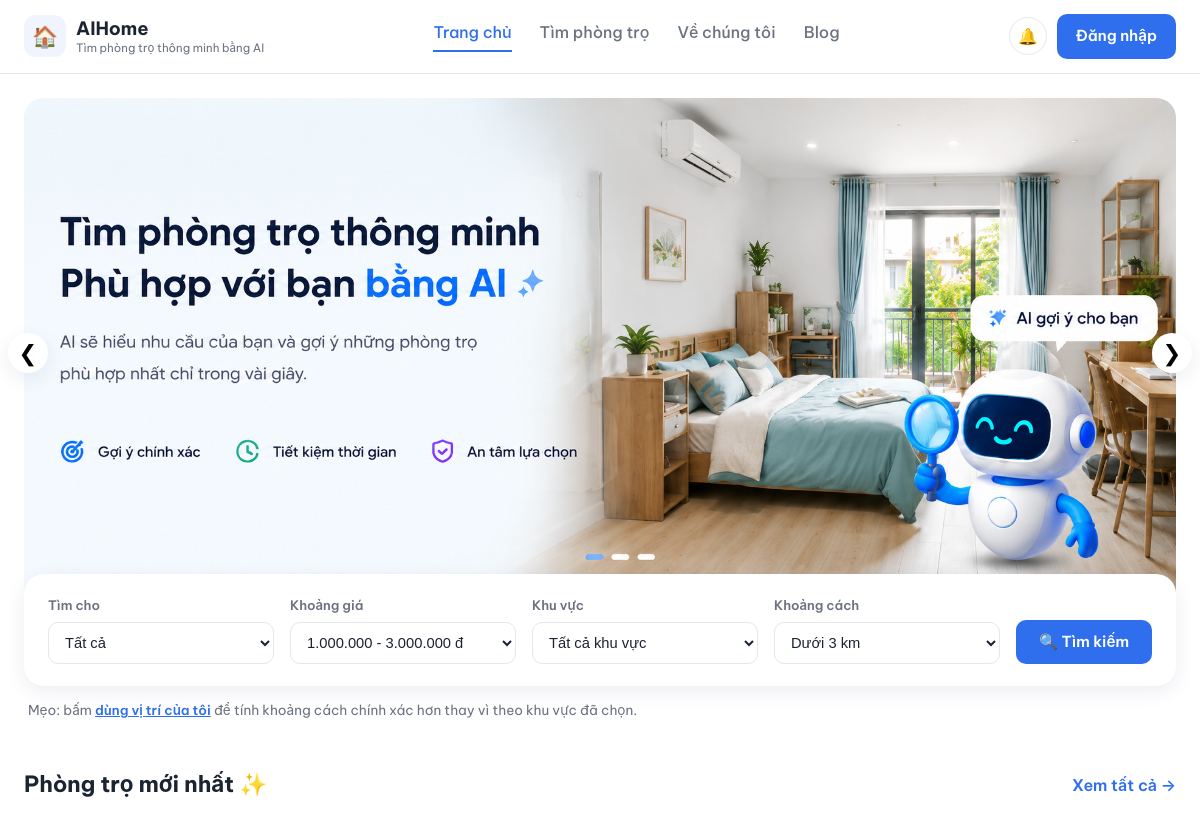
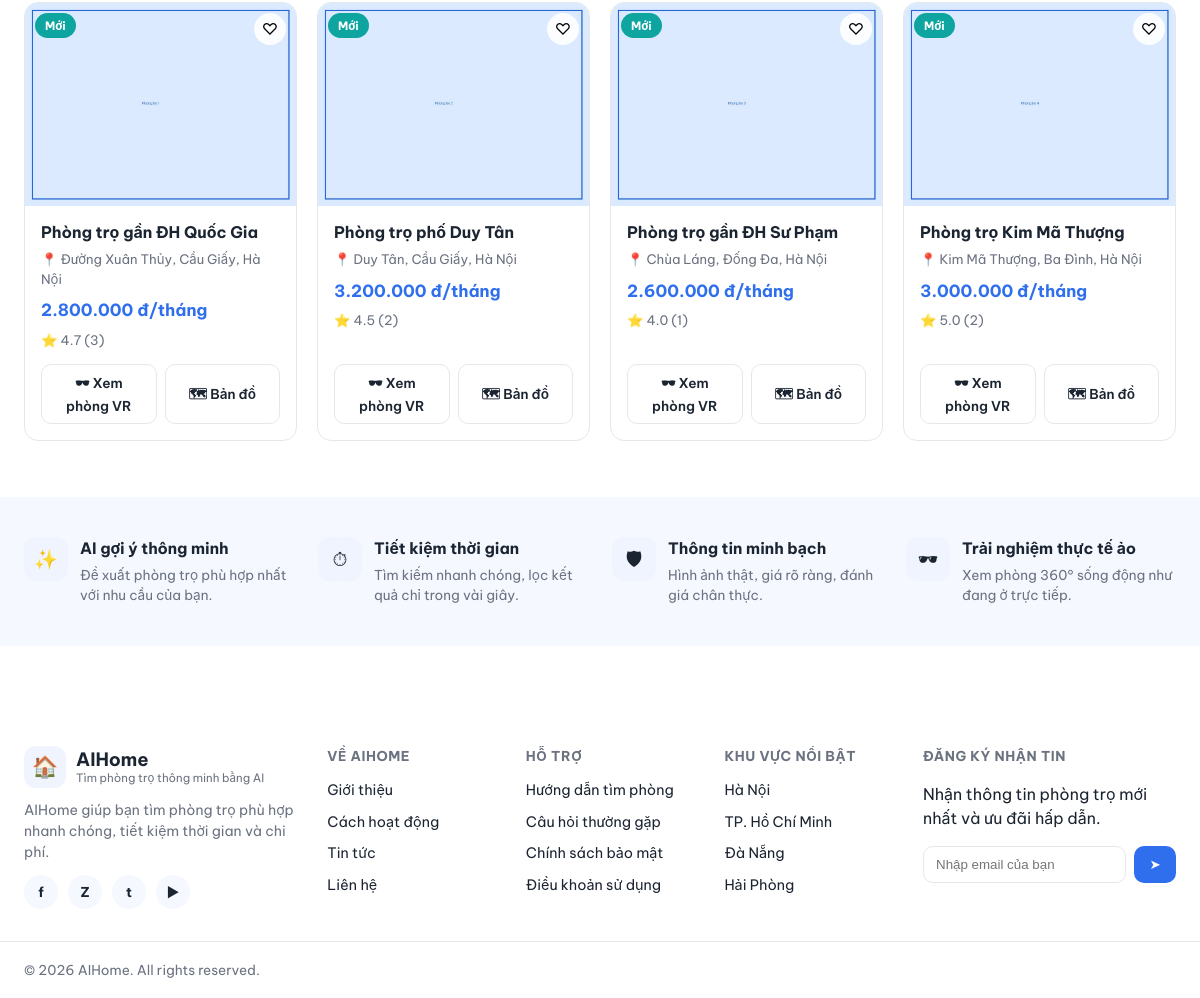
The page / on the database its author committed (2 pictures, top to bottom).
### tables this page shows
CREATE TABLE phong_tro (
    id               INT PRIMARY KEY AUTO_INCREMENT,
    ten_phong        VARCHAR(255) NOT NULL,
    so               VARCHAR(20),
    gia              DECIMAL(12,0) NOT NULL,
    id_toa_do        INT NOT NULL,
    dien_tich        DECIMAL(6,2),
    tien_coc         DECIMAL(12,0),
    so_nguoi_toi_da  INT,
    trang_thai       ENUM('con_trong','da_thue') NOT NULL DEFAULT 'con_trong',
    id_doi_tuong     INT,
    gioi_tinh        ENUM('nam','nu','tat_ca') NOT NULL DEFAULT 'tat_ca',
    mo_ta            TEXT,
    id_tai_khoan     INT,
    created_at       DATETIME NOT NULL DEFAULT CURRENT_TIMESTAMP,  
    FOREIGN KEY (id_toa_do)    REFERENCES toa_do(id),
    FOREIGN KEY (id_doi_tuong) REFERENCES doi_tuong(id),
    FOREIGN KEY (id_tai_khoan) REFERENCES tai_khoan(id)
);

CREATE TABLE toa_do (
    id            INT PRIMARY KEY AUTO_INCREMENT,
    ten_dia_diem  VARCHAR(255) NOT NULL,
    id_loai       INT NOT NULL,
    latitude      DECIMAL(10,7) NOT NULL,
    longitude     DECIMAL(10,7) NOT NULL,
    link_google   VARCHAR(500),
    dia_chi       VARCHAR(255),
    FOREIGN KEY (id_loai) REFERENCES loai_dia_diem(id)
);

### controllers/SearchController.php (called while the page is built, shortened)
<?php
require_once __DIR__ . '/../models/PhongTroModel.php';
class SearchController
{
    private PhongTroModel $phongTroModel;
    public function __construct(mysqli $db)
    {
        $this->phongTroModel = new PhongTroModel($db);
    }
    public function handle(array $input): array
    {
        $doiTuongId   = isset($input['doi_tuong_id']) && $input['doi_tuong_id'] !== ''
            ? (int)$input['doi_tuong_id'] : null;
        $giaMin = isset($input['gia_min']) && $input['gia_min'] !== ''
            ? (int)$input['gia_min'] : null;
        $giaMax = isset($input['gia_max']) && $input['gia_max'] !== ''
            ? (int)$input['gia_max'] : null;
        $khoangCachKm = isset($input['khoang_cach_km']) && $input['khoang_cach_km'] !== ''
            ? (float)$input['khoang_cach_km'] : null;
        $centerLat = null;
        $centerLng = null;
        $rooms = $this->phongTroModel->search([
            'doi_tuong_id'   => $doiTuongId,
            'gia_min'        => $giaMin,
            'gia_max'        => $giaMax,
            'center_lat'     => $centerLat,
            'center_lng'     => $centerLng,
            'khoang_cach_km' => $khoangCachKm,
            'limit'          => 4,
        ]);
        return [
            'success' => true,
            'count'   => count($rooms),
            'data'    => $rooms,
        ];
    }
}

### models/PhongTroModel.php (called while the page is built, shortened)
<?php
class PhongTroModel
{
    private mysqli $db;
    public function __construct(mysqli $db)
    {
        $this->db = $db;
    }
    public function search(array $filters): array
    {
        $doiTuongId   = $filters['doi_tuong_id']   ?? null;
        $giaMin       = $filters['gia_min']        ?? null;
        $giaMax       = $filters['gia_max']        ?? null;
        $centerLat    = $filters['center_lat']     ?? null;
        $centerLng    = $filters['center_lng']     ?? null;
        $limit        = (int)($filters['limit'] ?? 4);
        $hasCenter = ($centerLat !== null && $centerLng !== null);
        $distanceExpr = $hasCenter
            ? '(6371 * ACOS(
                    COS(RADIANS(?)) * COS(RADIANS(t.latitude)) *
                    COS(RADIANS(t.longitude) - RADIANS(?)) +
                    SIN(RADIANS(?)) * SIN(RADIANS(t.latitude))
                ))'
            : 'NULL';
        $sql = "SELECT
                    p.id, p.ten_phong, p.so, p.gia, p.dien_tich, p.tien_coc,
                    p.so_nguoi_toi_da, p.trang_thai, p.gioi_tinh, p.mo_ta,
                    p.created_at,
                    t.ten_dia_diem, t.dia_chi, t.link_google,
                    (SELECT h.duong_dan FROM hinh_anh h
                        WHERE h.id_phong = p.id ORDER BY h.id ASC LIMIT 1) AS anh_dai_dien,
                    (SELECT ROUND(AVG(d.so_sao), 1) FROM danh_gia d
                        WHERE d.id_phong = p.id) AS diem_trung_binh,
                    (SELECT COUNT(*) FROM danh_gia d
                        WHERE d.id_phong = p.id) AS so_luot_danh_gia,
                    $distanceExpr AS khoang_cach
                FROM phong_tro p
                INNER JOIN toa_do t ON t.id = p.id_toa_do
                WHERE p.trang_thai = 'con_trong'";
        $types  = '';
        $params = [];
        $sql .= $hasCenter
            ? ' ORDER BY khoang_cach ASC, p.created_at DESC'
            : ' ORDER BY p.created_at DESC';
        $sql     .= ' LIMIT ?';
        $types   .= 'i';
        $params[] = $limit;
        $stmt = $this->db->prepare($sql);
        if ($types !== '') {
            $stmt->bind_param($types, ...$params);
        }
        $stmt->execute();
        $rows = $stmt->get_result()->fetch_all(MYSQLI_ASSOC);
        foreach ($rows as &$row) {
            $row['tien_ich'] = $this->getTienIch((int)$row['id']);
        }
        return $rows;
    }
    private function getTienIch(int $idPhong): ?array
    {
        $stmt = $this->db->prepare('SELECT * FROM tien_ich WHERE id_phong = ? LIMIT 1');
        $stmt->bind_param('i', $idPhong);
        $stmt->execute();
        $row = $stmt->get_result()->fetch_assoc();
        return $row ?: null;
    }
}

### index.php (the view, shortened to what this page needs)
<?php
require_once __DIR__ . '/controllers/SearchController.php';
$db = getDbConnection();
$controller    = new SearchController($db);
$initialResult = $controller->handle([]);
$rooms = $initialResult['data'];
?>
<!DOCTYPE html>
<html lang="vi">
<head>
    <link rel="stylesheet" href="assets/css/style.css">
</head>
<body>
    <?php include __DIR__ . '/views/partials/header.php'; ?>
    <main>
        <?php include __DIR__ . '/views/partials/hero_banner.php'; ?>
        <section class="search-panel container" id='search_1'>
            <form id="searchForm" class="search-form">
                <div class="search-field">
                    <label for="doiTuong">Tìm cho</label>
                    <select id="doiTuong" name="doi_tuong_id">
                        <option value="">Tất cả</option>
                    </select>
                </div>
                <div class="search-field">
                    <label for="giaKhoang">Khoảng giá</label>
                    <select id="giaKhoang" name="gia_khoang">
                        <option value="1000000-3000000" selected>1.000.000 - 3.000.000 đ</option>
                    </select>
                </div>
                <div class="search-field">
                    <label for="khuVuc">Khu vực</label>
                    <select id="khuVuc" name="khu_vuc_id">
                        <option value="">Tất cả khu vực</option>
                    </select>
                </div>
                <div class="search-field">
                    <label for="khoangCach">Khoảng cách</label>
                    <select id="khoangCach" name="khoang_cach_km">
                        <option value="3" selected>Dưới 3 km</option>
                    </select>
                </div>
                <button type="submit" class="btn btn-primary btn-search">🔍 Tìm kiếm</button>
            </form>
            <p class="search-hint">
                Mẹo: bấm <button type="button" id="useMyLocationBtn" class="link-btn">dùng vị trí của tôi</button>
                để tính khoảng cách chính xác hơn thay vì theo khu vực đã chọn.
            </p>
        </section>
        <section class="results-section container">
            <div class="results-header">
                <h2>Phòng trọ mới nhất ✨</h2>
                <a href="#" class="see-all">Xem tất cả →</a>
            </div>
            <div id="roomGrid" class="room-grid">
                <?php foreach ($rooms as $room): ?>
                <?php include __DIR__ . '/views/partials/room_card.php'; ?>
                <?php endforeach; ?>
            </div>
        </section>
        <section class="features-section">
            <div class="container features-grid">
                <div class="feature-item">
                    <span class="feature-icon">✨</span>
                    <div>
                        <h4>AI gợi ý thông minh</h4>
                        <p>Đề xuất phòng trọ phù hợp nhất với nhu cầu của bạn.</p>
                    </div>
                </div>
                <div class="feature-item">
                    <span class="feature-icon">⏱</span>
                    <div>
                        <h4>Tiết kiệm thời gian</h4>
                        <p>Tìm kiếm nhanh chóng, lọc kết quả chỉ trong vài giây.</p>
                    </div>
                </div>
                <div class="feature-item">
                    <span class="feature-icon">🛡</span>
                    <div>
                        <h4>Thông tin minh bạch</h4>
                        <p>Hình ảnh thật, giá rõ ràng, đánh giá chân thực.</p>
                    </div>
                </div>
                <div class="feature-item">
                    <span class="feature-icon">🕶</span>
                    <div>
                        <h4>Trải nghiệm thực tế ảo</h4>
                        <p>Xem phòng 360° sống động như đang ở trực tiếp.</p>
                    </div>
                </div>
            </div>
        </section>
    </main>
    <?php include __DIR__ . '/views/partials/footer.php'; ?>
</body>
</html>

### views/partials/header.php
<header class="site-header">
    <div class="container header-inner">
        <a href="index.php" class="brand">
            <span class="brand-icon">🏠</span>
            <span class="brand-text">
                <strong>AIHome</strong>
                <small>Tìm phòng trọ thông minh bằng AI</small>
            </span>
        </a>
        <nav class="main-nav">
            <a href="index.php" class="nav-link active">Trang chủ</a>
            <a href="#search_1" class="nav-link">Tìm phòng trọ</a>
            <a href="#" class="nav-link">Về chúng tôi</a>
            <a href="#" class="nav-link">Blog</a>
        </nav>
        <div class="header-actions">
            <button class="icon-btn" title="Thông báo" aria-label="Thông báo">🔔</button>
            <a href="#" class="btn btn-primary">Đăng nhập</a>
        </div>
    </div>
</header>

### views/partials/hero_banner.php (shortened to what this page needs)
<section class="hero-banner" id="heroBanner">
    <button class="hero-arrow hero-arrow-left">&#10094;</button>
    <div class="hero-banner-track">
        <img src="assets/images/hero-banner-1.png" class="hero-slide is-active">
    </div>
    <button class="hero-arrow hero-arrow-right">&#10095;</button>
    <div class="hero-dots">
    </div>
</section>

### views/partials/room_card.php (shortened to what this page needs)
<?php
$isNew = isset($room['created_at']) && (strtotime($room['created_at']) >= strtotime('-7 days'));
$rating = $room['diem_trung_binh'] ?? null;
$ratingCount = (int)($room['so_luot_danh_gia'] ?? 0);
$image = !empty($room['anh_dai_dien']) ? $room['anh_dai_dien'] : 'assets/images/rooms/placeholder.jpg';
?>
<article class="room-card" data-id="<?= (int)$room['id'] ?>">
    <div class="room-card-media">
        <?php if ($isNew): ?><span class="badge badge-new">Mới</span><?php endif; ?>
        <button class="room-fav-btn" aria-label="Yêu thích">♡</button>
        <img src="<?= htmlspecialchars($image) ?>" alt="<?= htmlspecialchars($room['ten_phong']) ?>" loading="lazy">
    </div>
    <div class="room-card-body">
        <h3 class="room-title"><?= htmlspecialchars($room['ten_phong']) ?></h3>
        <p class="room-address">📍 <?= htmlspecialchars($room['dia_chi'] ?? $room['ten_dia_diem']) ?></p>
        <p class="room-price"><?= number_format((float)$room['gia'], 0, ',', '.') ?> đ/tháng</p>
        <div class="room-meta">
            <?php if ($rating !== null): ?>
                <span class="room-rating">⭐ <?= htmlspecialchars((string)$rating) ?> (<?= $ratingCount ?>)</span>
            <?php else: ?>
                <span class="room-rating room-rating-empty">Chưa có đánh giá</span>
            <?php endif; ?>
        </div>
        <div class="room-actions">
            <button class="btn btn-outline btn-sm">🕶 Xem phòng VR</button>
            <a class="btn btn-outline btn-sm"
               href="<?= htmlspecialchars($room['link_google'] ?? '#') ?>"
               target="_blank" rel="noopener">🗺 Bản đồ</a>
        </div>
    </div>
</article>

### views/partials/footer.php
<footer class="site-footer">
    <div class="container footer-grid">
        <div class="footer-brand">
            <a href="index.php" class="brand">
                <span class="brand-icon">🏠</span>
                <span class="brand-text">
                    <strong>AIHome</strong>
                    <small>Tìm phòng trọ thông minh bằng AI</small>
                </span>
            </a>
            <p class="footer-desc">
                AIHome giúp bạn tìm phòng trọ phù hợp nhanh chóng, tiết kiệm thời gian và chi phí.
            </p>
            <div class="footer-social">
                <a href="#" aria-label="Facebook">f</a>
                <a href="#" aria-label="Zalo">Z</a>
                <a href="#" aria-label="TikTok">t</a>
                <a href="#" aria-label="Youtube">▶</a>
            </div>
        </div>
        <div class="footer-col">
            <h4>Về AIHome</h4>
            <a href="#">Giới thiệu</a>
            <a href="#">Cách hoạt động</a>
            <a href="#">Tin tức</a>
            <a href="#">Liên hệ</a>
        </div>
        <div class="footer-col">
            <h4>Hỗ trợ</h4>
            <a href="#">Hướng dẫn tìm phòng</a>
            <a href="#">Câu hỏi thường gặp</a>
            <a href="#">Chính sách bảo mật</a>
            <a href="#">Điều khoản sử dụng</a>
        </div>
        <div class="footer-col">
            <h4>Khu vực nổi bật</h4>
            <a href="#">Hà Nội</a>
            <a href="#">TP. Hồ Chí Minh</a>
            <a href="#">Đà Nẵng</a>
            <a href="#">Hải Phòng</a>
        </div>
        <div class="footer-col footer-newsletter">
            <h4>Đăng ký nhận tin</h4>
            <p>Nhận thông tin phòng trọ mới nhất và ưu đãi hấp dẫn.</p>
            <form class="newsletter-form" onsubmit="return false;">
                <input type="email" placeholder="Nhập email của bạn" required>
                <button type="submit" aria-label="Đăng ký">➤</button>
            </form>
        </div>
    </div>
    <div class="footer-bottom">
        <div class="container">
            &copy; <?= date('Y') ?> AIHome. All rights reserved.
        </div>
    </div>
</footer>

### rows shown on the page
phong_tro: shows "Mới", shows a picture, ten_phong "Phòng trọ gần ĐH Quốc Gia", id_toa_do.dia_chi "Đường Xuân Thủy, Cầu Giấy, Hà Nội", gia "2.800.000", rating "4.7", ratingCount "3"
phong_tro: shows "Mới", shows a picture, ten_phong "Phòng trọ phố Duy Tân", id_toa_do.dia_chi "Duy Tân, Cầu Giấy, Hà Nội", gia "3.200.000", rating "4.5", ratingCount "2"
phong_tro: shows "Mới", shows a picture, ten_phong "Phòng trọ gần ĐH Sư Phạm", id_toa_do.dia_chi "Chùa Láng, Đống Đa, Hà Nội", gia "2.600.000", rating "4.0", ratingCount "1"
phong_tro: shows "Mới", shows a picture, ten_phong "Phòng trọ Kim Mã Thượng", id_toa_do.dia_chi "Kim Mã Thượng, Ba Đình, Hà Nội", gia "3.000.000", rating "5.0", ratingCount "2"
